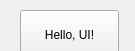
<?xml version="1.0" encoding="UTF-8"?>
<ui version="4.0">
 <class>ignition::gui::DesignerPlugin</class>
 <widget class="QWidget" name="ignition::gui::DesignerPlugin">
  <property name="geometry">
   <rect>
    <x>0</x>
    <y>0</y>
    <width>135</width>
    <height>51</height>
   </rect>
  </property>
  <widget class="QPushButton" name="helloButton">
   <property name="geometry">
    <rect>
     <x>20</x>
     <y>10</y>
     <width>99</width>
     <height>50</height>
    </rect>
   </property>
   <property name="text">
    <string>Hello, UI!</string>
   </property>
  </widget>
 </widget>
 <layoutdefault spacing="6" margin="11"/>
</ui>
